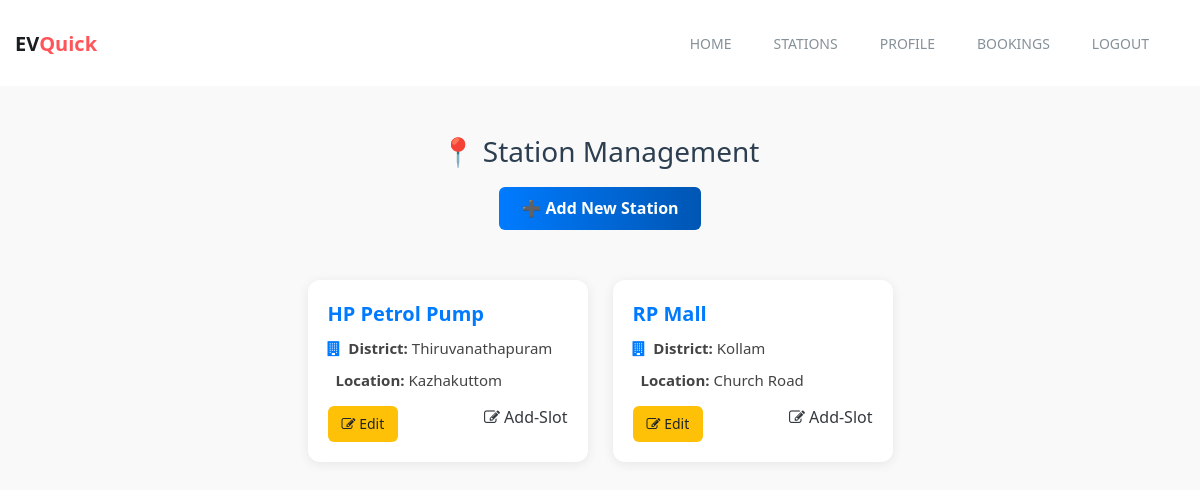
Screenshot of /staff/station_list (signed in) with the database file from the repository.
### staff/models.py (models this page shows, shortened)
class Station(models.Model):
    user=models.ForeignKey(AdminUser,on_delete=models.CASCADE)
    name=models.CharField(max_length=200)
    district=models.CharField(max_length=200,choices=Location.DISTRICT_CHOICES)
    location=models.ForeignKey(Location,on_delete=models.CASCADE)

class Location(models.Model):
    DISTRICT_CHOICES=[
        ('Thiruvanathapuram','Thiruvanathapuram'),
        ('Kollam','Kollam'),
    ]
    user=models.ForeignKey(AdminUser,on_delete=models.CASCADE)
    name=models.CharField(max_length=200)
    district=models.CharField(max_length=200,choices=DISTRICT_CHOICES)

### staff/views.py (the view)
# urls.py: path('station_list',views.station_list,name='station_list'),
@login_required
def station_list(request):
    stations=Station.objects.all()
    return render(request,'app/station_list.html',{'stations':stations})

### user/template/app/station_list.html (shortened to what this page needs)
{% extends 'app/admin_header.html' %}
{% block content %}
<h2>📍 Station Management</h2>
<a href="{% url 'add_station' %}" class="add-btn">➕ Add New Station</a>
{% if stations %}
<div class="station-container">
    {% for station in stations %}
    <div class="station-card">
        <div class="station-title">{{ station.name }}</div>
        <div class="station-info"><i class="fa fa-building"></i><strong>District:</strong> {{ station.district }}</div>
        <div class="station-info"><strong>Location:</strong> {{ station.location.name }}</div>
        <div class="card-buttons">
            <a href="{% url 'edit_station' station.id %}" class="btn-edit"><i class="fa fa-edit"></i> Edit</a>
            <a href="{% url 'add_slot' %}" class="btn-btn-primary"><i class="fa fa-edit"></i> Add-Slot</a>
        </div>
    </div>
    {% endfor %}
</div>
{% else %}
<p class="no-station"><i class="fa fa-info-circle"></i> No stations available. Add your first one!</p>
{% endif %}
{% endblock %}

### static/css/bootsnav.css (style rules this page uses)
body { -webkit-transition: all 0.3s ease-in-out; -moz-transition: all 0.3s ease-in-out; -o-transition: all 0.3s ease-in-out; -ms-transition: all 0.3s ease-in-out; transition: all 0.3s ease-in-out; }

### static/css/style.css (style rules this page uses)
* { padding: 0; margin: 0; }
* { -webkit-box-sizing:border-box; -moz-box-sizing:border-box; -o-box-sizing:border-box; -ms-box-sizing:border-box; box-sizing:border-box; }
body { font-family: 'Poppins', sans-serif; font-size:14px; color:#a09e9c; text-transform:initial; max-width:1920px; margin:0 auto; overflow-x:hidden; }
a,a:hover,a:active,a:focus { display:inline-block; text-decoration:none; color: #343a3f; font-size:16px; padding:0; font-weight: 500; text-transform: capitalize; }
h1,h2,h3,h4,h5,h6 { margin: 0; color:#343a3f; font-size: 18px; font-weight: 500; text-transform: capitalize; }
html,body { height: 100%; }

### user/template/app/station_list.html (style rules this page uses)
body { font-family: 'Segoe UI', sans-serif; background-color: #f9f9f9; }
h2 { text-align: center; color: #2c3e50; font-size: 28px; margin: 30px 0 20px; }
.add-btn { display: block; width: fit-content; margin: 0 auto 30px; background: linear-gradient(to right, #007bff, #0056b3); color: white; padding: 10px 22px; border-radius: 6px; font-weight: bold; text-decoration: none; }
.station-container { display: flex; flex-wrap: wrap; justify-content: center; gap: 25px; padding: 20px; }
.station-card { background-color: #fff; border-radius: 12px; padding: 20px; width: 280px; box-shadow: 0 2px 12px rgba(0, 0, 0, 0.08); transition: 0.3s ease; }
.station-info { font-size: 15px; margin-bottom: 10px; color: #444; }
.station-info i { margin-right: 8px; color: #007bff; }
.station-title { font-size: 20px; font-weight: 600; margin-bottom: 10px; color: #007bff; }
.card-buttons { margin-top: 15px; display: flex; justify-content: space-between; gap: 10px; }
.btn-edit, .btn-delete { padding: 8px 14px; font-size: 14px; border: none; border-radius: 6px; text-decoration: none; font-weight: 500; color: #fff; transition: all 0.2s ease; }
.btn-edit { background-color: #ffc107; color: #212529; }

### rows the page displays
Station: name "HP Petrol Pump", district "Thiruvanathapuram", location.name "Kazhakuttom"
Station: name "RP Mall", district "Kollam", location.name "Church Road"
